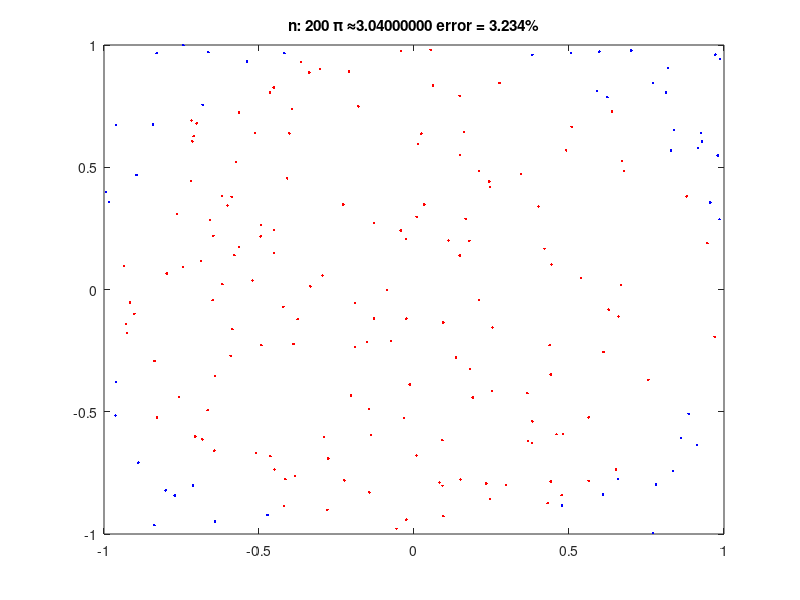

Reproduce this figure in MATLAB. (Note: this script raises an error after producing the figure.)
% Approximating pi and creating a gif
close all; clear all; clc

format long
n=50000; % number of 'darts'
count=0;

x = rand(1, n); % 2 arrays of random numbers
y = rand(1, n);

xR = [];
yR = [];
xB = [];
yB = [];

error = [];
area = [];

for i=1:n % loops through all the iterations
    x(i) = -1 + x(i)*2; % determines point (x, y)
    y(i) = -1 + 2*y(i);
    r = sqrt(x(i)^2 + y(i)^2);
    if r<=1
        xR = horzcat(xR, x(i));
        yR = horzcat(yR, y(i));
        count = count+1;
    else
        xB = horzcat(xB, x(i));
        yB = horzcat(yB, y(i));
    end
    p = count/i; % proportion
    area = horzcat(area, p*4); % approximating the area
    error = horzcat(error, abs(pi-area(i))/pi);
    if mod(i, 200) ==0
        plot(xR, yR, '.r')
        title(['n: ', num2str(i, '%d') ' \pi \approx', num2str(area(i), '%5.8f') ' error = ' num2str(error(i)*100, '%2.3f') '%'])
        hold on;
        plot(xB, yB, '.b')
        
        % gif creation
        set(gcf,'color','w'); % set figure background to white
        drawnow;
        frame = getframe(gcf);
        im = frame2im(frame);
        [imind,cm] = rgb2ind(im,256);
        outfile = 'pi_darts.gif';
        
        % creates the file if its the first loop, otherwise appends
        if i==200
            imwrite(imind,cm,outfile,'gif','DelayTime',0,'loopcount',inf);
        else
            imwrite(imind,cm,outfile,'gif','DelayTime',0, 'writemode','append');
        end
    end
end